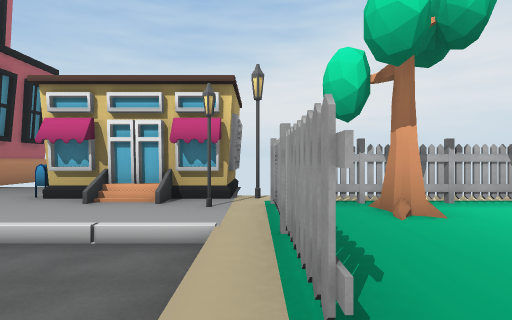
[1] (above)

23 first-person views from a walk through a Unity game level. The camera is 1.5 m above the floor, looks level and sees 75° across. The floor is counted in squares, 2 m on a side. Each view is taken from the middle of a square. On the plan, view 1 faces up. The plan holds only what a view shows up to about 11 squares ahead; the rest is blank. The place goes on beyond the plan. The player is left out. Some animated figures are left out.

[2]
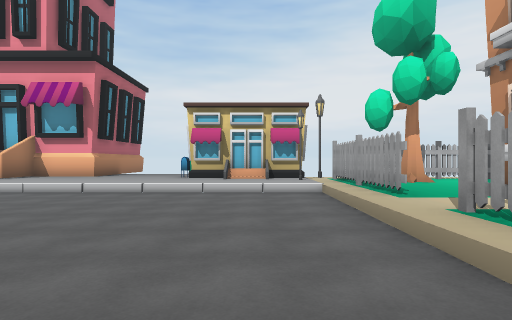

[3]
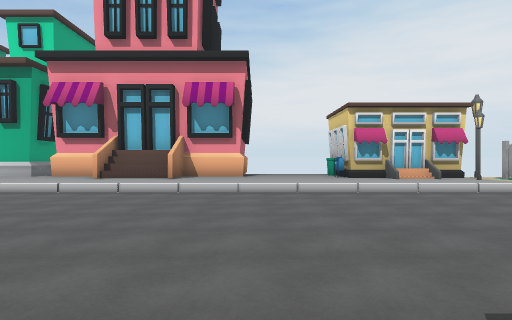

[4]
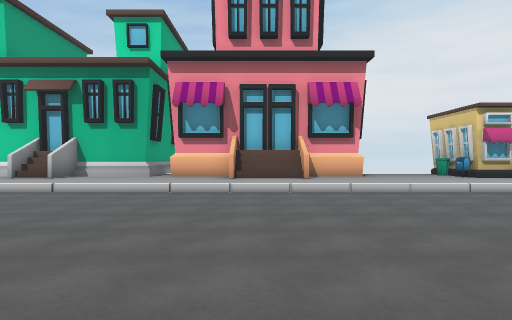

[5]
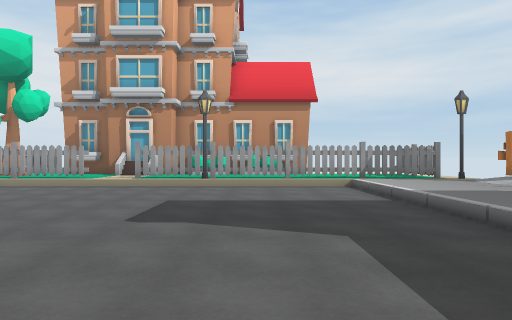

[6]
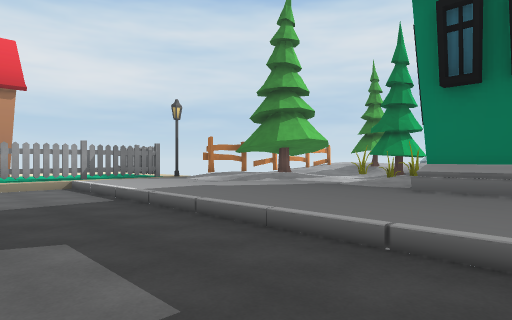

[7]
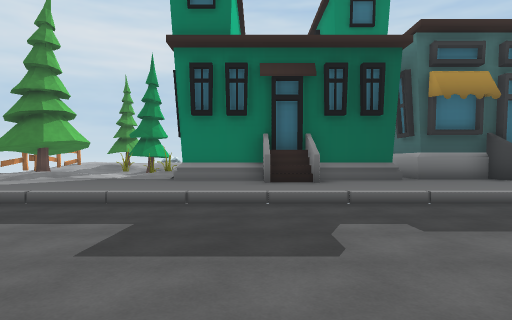

[8]
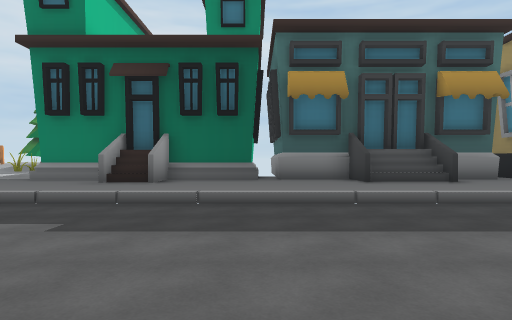

[9]
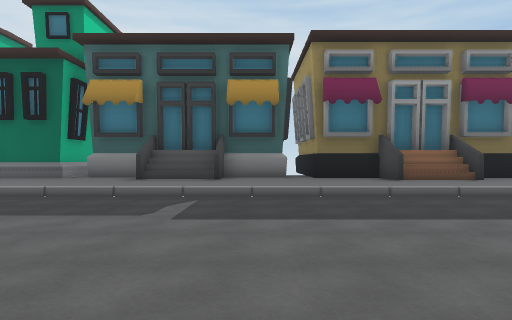

[10]
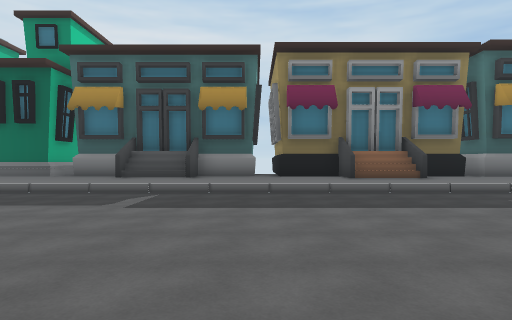

[11]
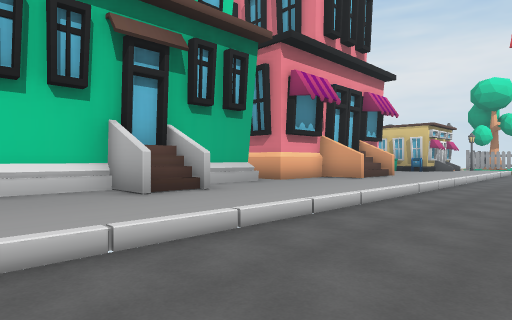

[12]
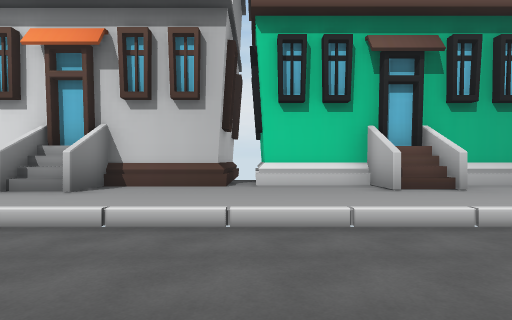

[13]
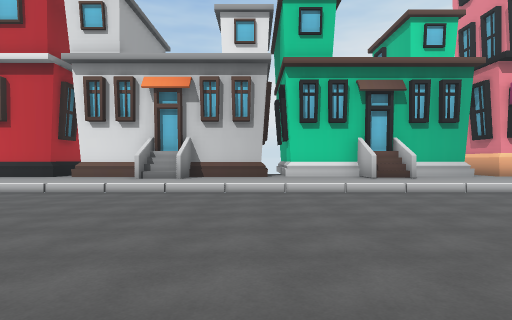

[14]
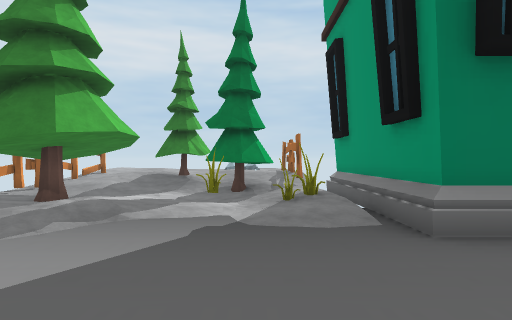

[15]
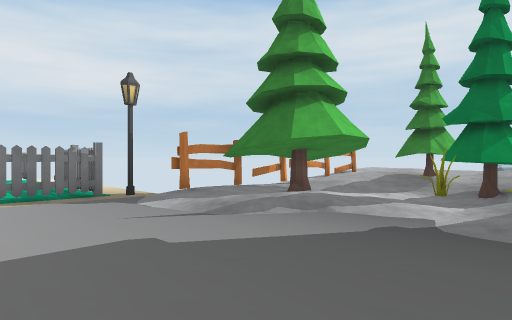

[16]
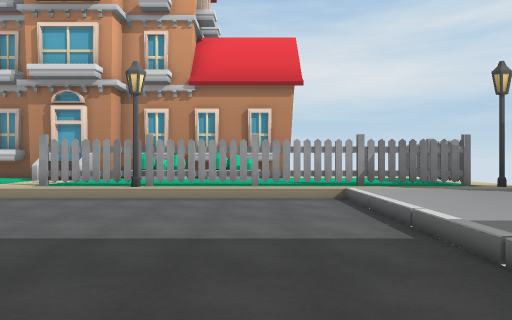

[17]
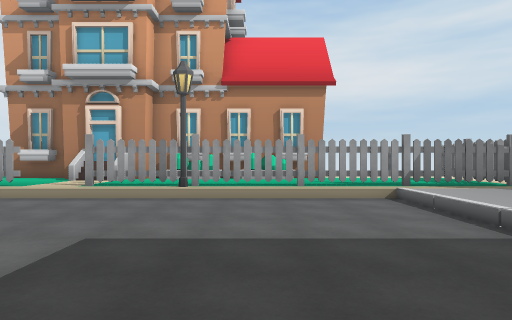

[18]
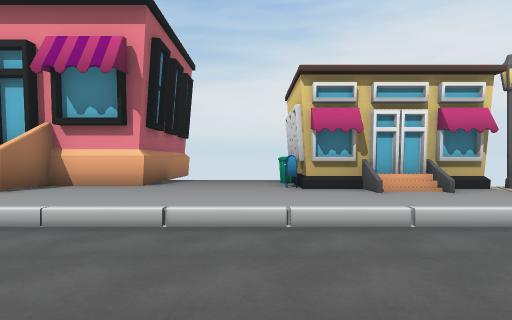

[19]
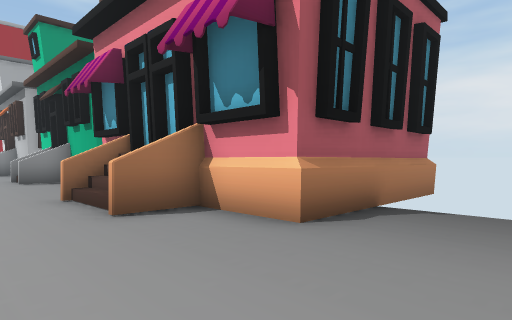

[20]
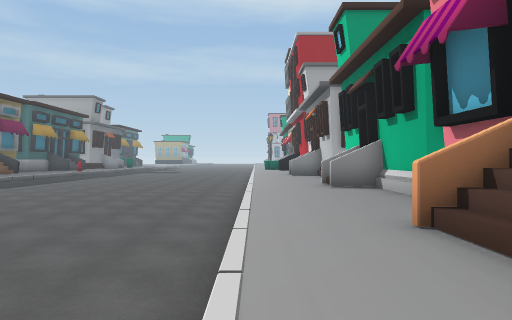

[21]
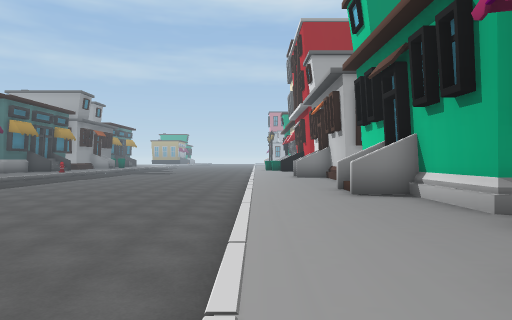

[22]
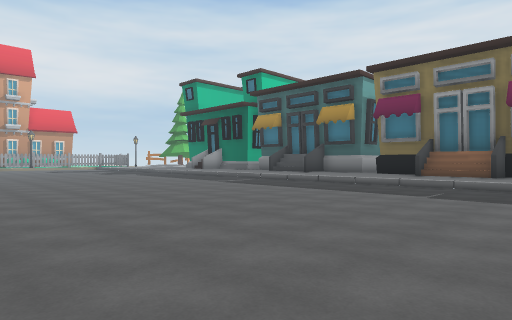

[23]
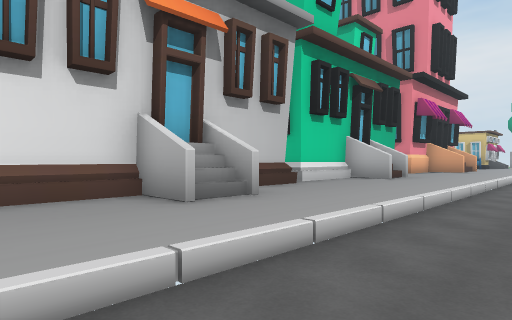

### Floor plan
Key: @ floor where view 1 was taken; # wall or solid block; . main floor; : floor 0.5 m higher than the main floor; + floor 0.75 m higher than the main floor; * floor 1 m higher than the main floor; % floor 1.25 m higher than the main floor; & floor 1.5 m higher than the main floor; / step, stairs or slope; = window, fence, low wall or low ledge; ^ raised ledge; B building; L lamp; T tree; F fence; I bin; O other object.
Columns run from 28 left of view 1 to 4 right of it. Each row starts with its distance up from view 1.
 12                     BB
 11       BB            BB
 10       BB            BB
  9       #*      B     #:::#
  8       #/######B     #:::I
  7  ##BB##:::B::::::BBB::::O####
  6 :::BB:::::BB::::B//B:::::B/:#####
  5 :::::::::::::::::::::::::::L#:#::
  4 ::::::::::::::::::::::::::::#:::
  3 ............................#:::#
  2 ............................#:::#
  1 ............................::###
  0 ............................@:=##
 -1 ............................#:::#
 -2  ...........................#::^#
 -3  ...........................#::##
 -4  ...........................#::^#
 -5  ...........................#::^#
 -6  ...........................#:::#
 -7  ///////////////////////////#:::
 -8 :::/::::::::::::::::::::::::#:::
 -9 ::B/B::::::::::::BB:::::::::#:::
-10 ::BBB::::B//:::::B///:::://:####
-11       ########B######/:://+##
-12       #      #      #O////T#
-13                     BO/O/ T#
-14                     B+TT:/:
-15                     B+T :/TT
-16                      FT T///
-17                      F%T#T/*
-18                      O& T% O
-19                      O

Positions as (right, up) in squares from view 1, and headings:
1: (0, 0), facing up
2: (-2, -4), facing up
3: (-7, -4), facing up
4: (-11, -4), facing up
5: (-10, -4), facing right
6: (-10, -4), facing down-right
7: (-10, -1), facing down
8: (-14, -1), facing down
9: (-20, 0), facing down
10: (-21, 1), facing down
11: (-21, 1), facing up-right
12: (-21, 0), facing up
13: (-22, -4), facing up
14: (-6, -7), facing down
15: (-7, -7), facing down-right
16: (-7, -5), facing right
17: (-7, -4), facing right
18: (-5, 0), facing up
19: (-5, 4), facing up-left
20: (-8, 4), facing left
21: (-10, 4), facing left
22: (-28, 3), facing down-right
23: (-28, 2), facing up-right
